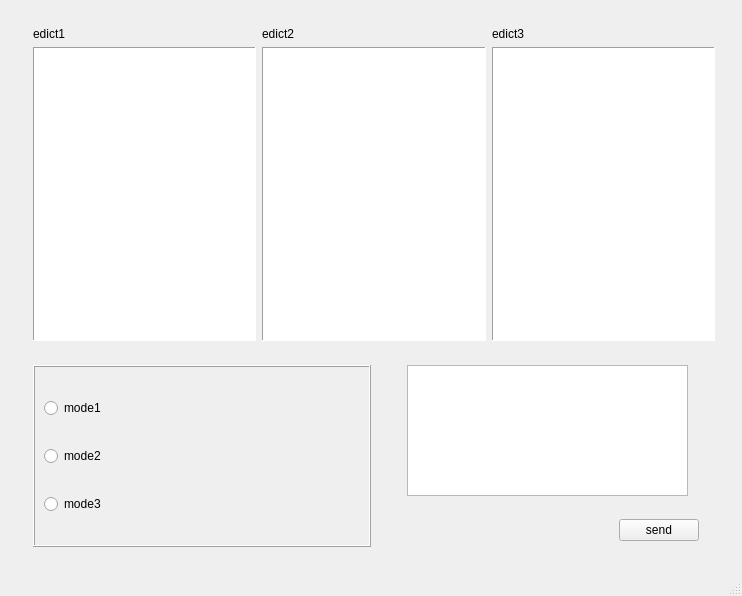
<?xml version="1.0" encoding="UTF-8"?>
<ui version="4.0">
 <class>Terminus</class>
 <widget class="QMainWindow" name="Terminus">
  <property name="geometry">
   <rect>
    <x>0</x>
    <y>0</y>
    <width>742</width>
    <height>596</height>
   </rect>
  </property>
  <property name="windowTitle">
   <string>Terminus</string>
  </property>
  <widget class="QWidget" name="centralwidget">
   <property name="sizePolicy">
    <sizepolicy hsizetype="Expanding" vsizetype="Expanding">
     <horstretch>0</horstretch>
     <verstretch>0</verstretch>
    </sizepolicy>
   </property>
   <layout class="QFormLayout" name="formLayout">
    <item row="0" column="1">
     <widget class="QWidget" name="widget_5" native="true">
      <layout class="QVBoxLayout" name="verticalLayout_2">
       <item>
        <widget class="QWidget" name="widget_4" native="true">
         <property name="minimumSize">
          <size>
           <width>700</width>
           <height>250</height>
          </size>
         </property>
         <property name="maximumSize">
          <size>
           <width>10000000</width>
           <height>10000000</height>
          </size>
         </property>
         <layout class="QGridLayout" name="gridLayout">
          <item row="1" column="0">
           <widget class="QTextBrowser" name="Browser1">
            <property name="minimumSize">
             <size>
              <width>200</width>
              <height>200</height>
             </size>
            </property>
            <property name="maximumSize">
             <size>
              <width>1000000</width>
              <height>1000000</height>
             </size>
            </property>
            <property name="frameShape">
             <enum>QFrame::Panel</enum>
            </property>
            <property name="frameShadow">
             <enum>QFrame::Sunken</enum>
            </property>
           </widget>
          </item>
          <item row="1" column="2">
           <widget class="QTextBrowser" name="Browser3">
            <property name="minimumSize">
             <size>
              <width>200</width>
              <height>200</height>
             </size>
            </property>
            <property name="maximumSize">
             <size>
              <width>100000</width>
              <height>100000</height>
             </size>
            </property>
            <property name="frameShape">
             <enum>QFrame::Panel</enum>
            </property>
           </widget>
          </item>
          <item row="1" column="1">
           <widget class="QTextBrowser" name="Browser2">
            <property name="minimumSize">
             <size>
              <width>200</width>
              <height>200</height>
             </size>
            </property>
            <property name="maximumSize">
             <size>
              <width>100000</width>
              <height>100000</height>
             </size>
            </property>
            <property name="frameShape">
             <enum>QFrame::Panel</enum>
            </property>
           </widget>
          </item>
          <item row="0" column="0">
           <widget class="QLabel" name="label">
            <property name="text">
             <string>edict1</string>
            </property>
           </widget>
          </item>
          <item row="0" column="1">
           <widget class="QLabel" name="label_2">
            <property name="text">
             <string>edict2</string>
            </property>
           </widget>
          </item>
          <item row="0" column="2">
           <widget class="QLabel" name="label_3">
            <property name="text">
             <string>edict3</string>
            </property>
           </widget>
          </item>
         </layout>
        </widget>
       </item>
       <item>
        <widget class="QWidget" name="widget_3" native="true">
         <property name="minimumSize">
          <size>
           <width>700</width>
           <height>200</height>
          </size>
         </property>
         <property name="maximumSize">
          <size>
           <width>100000</width>
           <height>100000</height>
          </size>
         </property>
         <layout class="QHBoxLayout" name="horizontalLayout_2">
          <item>
           <widget class="QFrame" name="frame">
            <property name="frameShape">
             <enum>QFrame::Box</enum>
            </property>
            <property name="frameShadow">
             <enum>QFrame::Raised</enum>
            </property>
            <layout class="QVBoxLayout" name="verticalLayout">
             <item>
              <widget class="QRadioButton" name="modeCh1">
               <property name="text">
                <string>mode1</string>
               </property>
              </widget>
             </item>
             <item>
              <widget class="QRadioButton" name="modeCh2">
               <property name="text">
                <string>mode2</string>
               </property>
              </widget>
             </item>
             <item>
              <widget class="QRadioButton" name="modeCh3">
               <property name="text">
                <string>mode3</string>
               </property>
              </widget>
             </item>
            </layout>
           </widget>
          </item>
          <item>
           <widget class="QWidget" name="widget_2" native="true">
            <widget class="QTextEdit" name="Input">
             <property name="geometry">
              <rect>
               <x>30</x>
               <y>0</y>
               <width>281</width>
               <height>131</height>
              </rect>
             </property>
            </widget>
            <widget class="QWidget" name="widget" native="true">
             <property name="geometry">
              <rect>
               <x>200</x>
               <y>140</y>
               <width>122</width>
               <height>50</height>
              </rect>
             </property>
             <layout class="QHBoxLayout" name="horizontalLayout">
              <item>
               <spacer name="horizontalSpacer">
                <property name="orientation">
                 <enum>Qt::Horizontal</enum>
                </property>
                <property name="sizeHint" stdset="0">
                 <size>
                  <width>40</width>
                  <height>20</height>
                 </size>
                </property>
               </spacer>
              </item>
              <item>
               <widget class="QPushButton" name="sendBtn">
                <property name="text">
                 <string>send</string>
                </property>
               </widget>
              </item>
             </layout>
            </widget>
           </widget>
          </item>
         </layout>
        </widget>
       </item>
      </layout>
     </widget>
    </item>
   </layout>
  </widget>
  <widget class="QMenuBar" name="menubar">
   <property name="geometry">
    <rect>
     <x>0</x>
     <y>0</y>
     <width>742</width>
     <height>28</height>
    </rect>
   </property>
  </widget>
  <widget class="QStatusBar" name="statusbar"/>
 </widget>
 <resources/>
 <connections/>
</ui>
